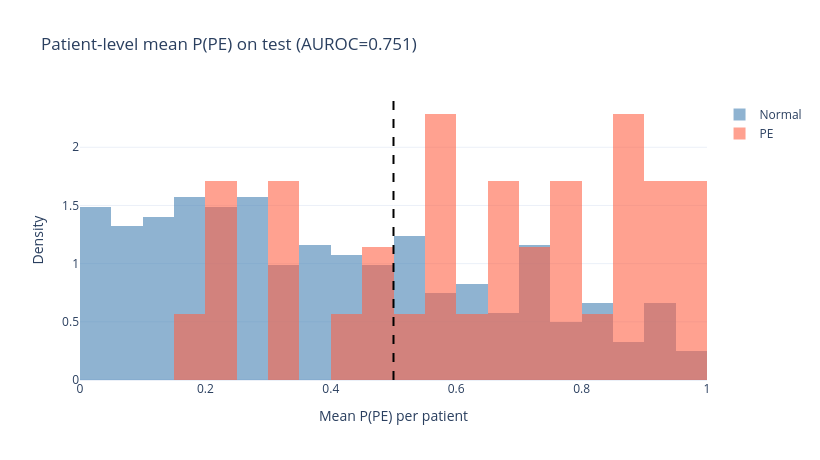

The cell this chart's notebook holds for it:
### Markdown cell above
## Patient-level aggregation (test set)

Mean P(PE) across recordings per patient. If averaging boosts AUROC noticeably, recording-level noise is the bottleneck.

### Code cell
uniq = np.unique(g_test)
pat_probs, pat_labels = [], []
for pid in uniq:
    mask = g_test == pid
    pat_probs.append(probs_test[mask].mean())
    pat_labels.append(int(y_test[mask][0]))
pat_probs  = np.array(pat_probs)
pat_labels = np.array(pat_labels)

pat_auroc = roc_auc_score(pat_labels, pat_probs)
print(f'Patient-level test AUROC: {pat_auroc:.4f}  (N={len(uniq)} patients,  '
      f'PE={int(pat_labels.sum())}, Normal={int((pat_labels==0).sum())})')
print(f'Sample-level test AUROC : {auroc_test:.4f}  → Δ={pat_auroc - auroc_test:+.4f}')

fig4 = go.Figure()
fig4.add_trace(go.Histogram(x=pat_probs[pat_labels == 0], name='Normal', nbinsx=30,
                            marker_color='steelblue', opacity=0.6,
                            histnorm='probability density'))
fig4.add_trace(go.Histogram(x=pat_probs[pat_labels == 1], name='PE', nbinsx=30,
                            marker_color='tomato', opacity=0.6,
                            histnorm='probability density'))
fig4.update_layout(barmode='overlay',
                   title=f'Patient-level mean P(PE) on test (AUROC={pat_auroc:.3f})',
                   xaxis_title='Mean P(PE) per patient', yaxis_title='Density',
                   template='plotly_white', width=820, height=460)
fig4.add_vline(x=0.5, line=dict(dash='dash', color='black'))
fig4.show()

### Figure 1 — Plotly figure (JSON) as saved in the notebook; plotly's stock layout.template omitted (floating-point values rounded to 4 significant figures; data arrays with more than 128 entries replaced by an {"elided": "..."} marker saying what was removed)
{"data": [{"histnorm": "probability density", "marker": {"color": "steelblue"}, "name": "Normal", "nbinsx": 30, "opacity": 0.6, "x": {"elided": "242 float values"}, "type": "histogram"}, {"histnorm": "probability density", "marker": {"color": "tomato"}, "name": "PE", "nbinsx": 30, "opacity": 0.6, "x": [0.8582, 0.5723, 0.6848, 0.1651, 0.7579, 0.5475, 0.6309, 0.5606, 0.8763, 0.2059, 0.8133, 0.8793, 0.6978, 0.2329, 0.5611, 0.794, 0.5646, 0.302, 0.8772, 0.499, 0.2172, 0.7036, 0.7547, 0.9759, 0.3223, 0.4842, 0.6693, 0.7435, 0.9314, 0.9212, 0.3163, 0.9124, 0.9579, 0.9591, 0.438], "type": "histogram"}], "layout": {"barmode": "overlay", "title": {"text": "Patient-level mean P(PE) on test (AUROC=0.751)"}, "xaxis": {"title": {"text": "Mean P(PE) per patient"}}, "yaxis": {"title": {"text": "Density"}}, "width": 820, "height": 460, "shapes": [{"line": {"color": "black", "dash": "dash"}, "type": "line", "x0": 0.5, "x1": 0.5, "xref": "x", "y0": 0, "y1": 1, "yref": "y domain"}]}}
